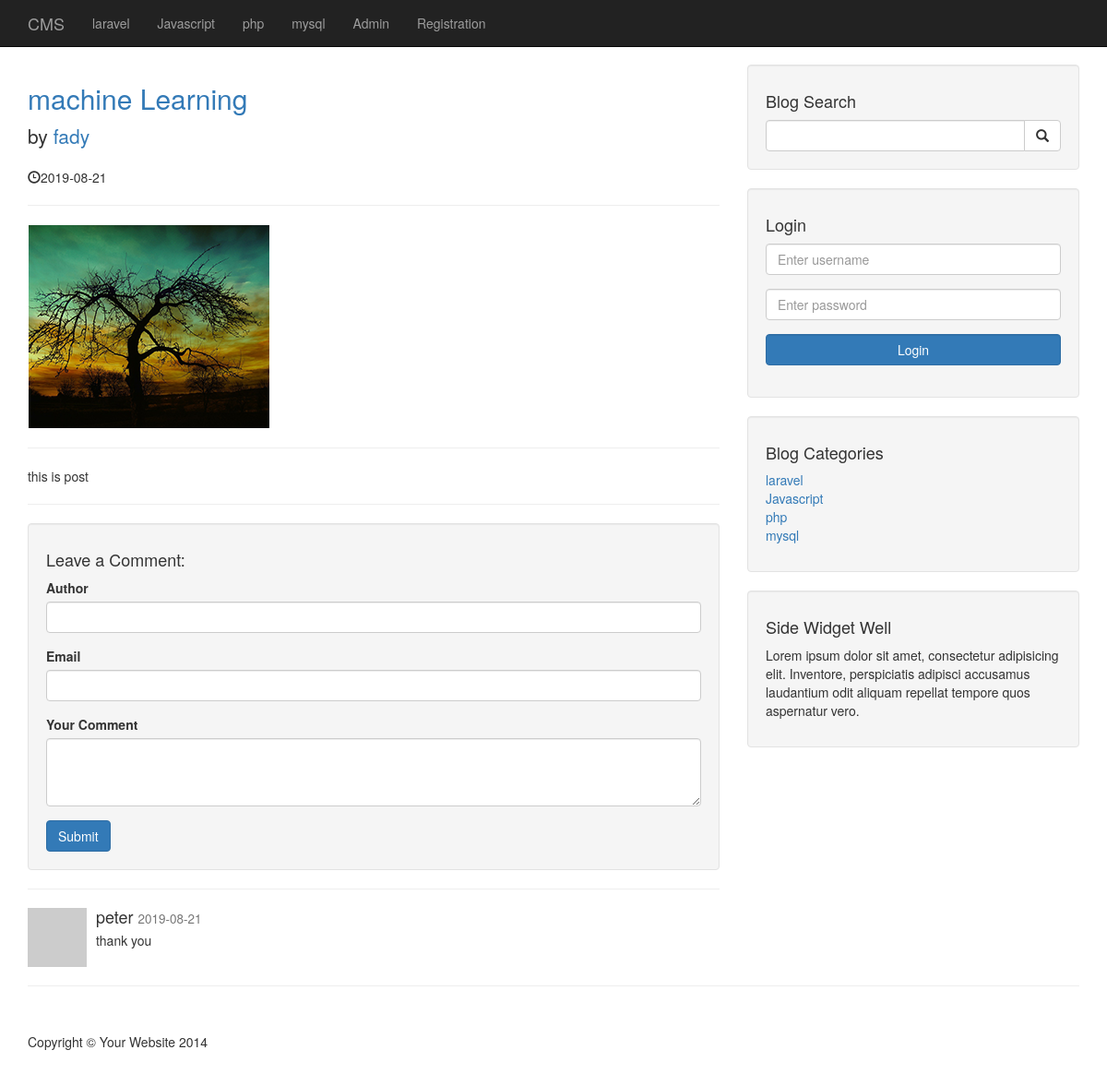
Page /post.php?p_id=145 on the committed database.
### tables this page shows
CREATE TABLE `categories` (
  `cat_id` int(3) NOT NULL,
  `cat_title` varchar(255) NOT NULL
);

CREATE TABLE `posts` (
  `post_id` int(3) NOT NULL,
  `post_category_id` int(3) NOT NULL,
  `post_title` varchar(255) NOT NULL,
  `post_author` varchar(255) NOT NULL,
  `post_user` varchar(255) NOT NULL,
  `post_date` date NOT NULL,
  `post_image` text NOT NULL,
  `post_content` text NOT NULL,
  `post_tags` varchar(255) NOT NULL,
  `post_comment_count` varchar(255) NOT NULL,
  `post_status` varchar(255) NOT NULL DEFAULT 'draft',
  `post_views_count` int(11) NOT NULL
);

CREATE TABLE `comments` (
  `comment_id` int(3) NOT NULL,
  `comment_post_id` int(3) NOT NULL,
  `comment_author` varchar(255) NOT NULL,
  `comment_email` varchar(255) NOT NULL,
  `comment_content` text NOT NULL,
  `comment_status` varchar(255) NOT NULL,
  `comment_date` date NOT NULL
);

### post.php (the view, shortened to what this page needs)
<?php include "includes/db.php"; ?>
<?php include "includes/header.php"; ?>
    <?php include "includes/navigation.php"; ?>
    <div class="container">
        <div class="row">
            <div class="col-md-8">
                <?php
                if (isset($_GET['p_id'])) {
                    $the_post_id = $_GET['p_id'];
                }
                $query = "SELECT * FROM posts WHERE post_id = $the_post_id";
                $select_all_posts_query = mysqli_query($connection, $query);
                while($row = mysqli_fetch_assoc($select_all_posts_query)) {
                    $post_title = $row['post_title'];
                    $post_author = $row['post_author'];
                    $post_date = $row['post_date'];
                    $post_image = $row['post_image'];
                    $post_content = $row['post_content'];
                    ?>
                    <h2>
                        <a href="#"><?php echo $post_title ?></a>
                    </h2>
                    <p class="lead">
                        by <a href="index.php"><?php echo $post_author ?></a>
                    </p>
                    <p><span class="glyphicon glyphicon-time"></span><?php echo $post_date ?></p>
                    <hr>
                    <img class="img-responsive" src="images/<?php echo $post_image; ?>" alt="">
                    <hr>
                    <p><?php echo $post_content ?></p>
                    <hr>
                <?php }?>
                <div class="well">
                    <h4>Leave a Comment:</h4>
                    <form action="" method="post" role="form">
                        <div class="form-group">
                            <label for="Author">Author</label>
                           <input class="form-control" type="text" name="comment_author">
                        </div>
                        <div class="form-group">
                            <label for="Author">Email</label>
                           <input class="form-control" type="email" name="comment_email">
                        </div>
                        <div class="form-group">
                            <label for="comment">Your Comment</label>
                            <textarea name="comment_content" class="form-control" rows="3"></textarea>
                        </div>
                        <button type="submit" name="create_comment" class="btn btn-primary">Submit</button>
                    </form>
                </div>
                <hr>
                <?php
                $query = "SELECT * FROM comments WHERE comment_post_id = {$the_post_id} ";
                $query .= "AND comment_status = 'approved'";
                $query .= "ORDER BY comment_id DESC";
                $select_comment_query = mysqli_query($connection, $query);
                while($row = mysqli_fetch_assoc($select_comment_query)) {
                    $comment_content = $row['comment_content'];
                    $comment_author = $row['comment_author'];
                    $comment_date = $row['comment_date'];
                ?>
                <div class="media">
                    <a class="pull-left" href="#">
                        <img class="media-object" src="http://placehold.it/64x64" alt="">
                    </a>
                    <div class="media-body">
                        <h4 class="media-heading"><?php echo $comment_author  ?>
                            <small><?php echo $comment_date ?></small>
                        </h4>
                        <?php echo $comment_content ?>
                    </div>
                </div>
                <?php
                }
                ?>
            </div>
            <?php include "includes/sidebar.php"; ?>
        </div>
        <hr>
<?php include "includes/footer.php"; ?>

### includes/header.php (shortened to what this page needs)
<!DOCTYPE html>
<html lang="en">
    <head>
        <link href="css/bootstrap.min.css" rel="stylesheet">
        <link href="css/blog-home.css" rel="stylesheet">
    </head>
    <body>

### includes/navigation.php (shortened to what this page needs)
<nav class="navbar navbar-inverse navbar-fixed-top" role="navigation">
    <div class="container">
        <div class="navbar-header">
            <a class="navbar-brand" href="index.php">CMS</a>
        </div>
        <div class="collapse navbar-collapse" id="bs-example-navbar-collapse-1">
            <ul class="nav navbar-nav">
                <?php
                $query = "SELECT * FROM categories";
                $select_all_categories_query = mysqli_query($connection, $query);
                while($row = mysqli_fetch_assoc($select_all_categories_query)) {
                    $cat_title = $row['cat_title'];
                    echo "<li><a href='#'>{$cat_title}</a></li>";
                }
                ?>
                <li>
                    <a href="admin">Admin</a>
                </li>
                <li>
                    <a href="registration.php">Registration</a>
                </li>
            </ul>
        </div>
    </div>
</nav>

### includes/sidebar.php
<div class="col-md-4">
    <div class="well">
        <h4>Blog Search</h4>
        <form action="search.php" method="post">
            <div class="input-group">
                <input name="search" type="text" class="form-control">
                <span class="input-group-btn">
                    <button name="submit" class="btn btn-default" type="submit">
                        <span class="glyphicon glyphicon-search"></span>
                    </button>
                </span>
            </div>
        </form>
    </div>
    <div class="well">
        <h4>Login</h4>
        <form action="includes/login.php" method="post">
            <div class="form-group">
                <input name="username" type="text" class="form-control" placeholder="Enter username">
            </div>
            <div class="form-group">
                <input name="password" type="password" class="form-control" placeholder="Enter password">
            </div>
            <div class="form-group">
               <button class="btn btn-primary form-control" name="login" type="submit">Login</button>
            </div>
        </form>
    </div>
    <div class="well">
        <?php
        $query = "SELECT * FROM categories";
        $select_categories_sidebar = mysqli_query($connection, $query);
        ?>
        <h4>Blog Categories</h4>
        <div class="row">
            <div class="col-lg-12">
                <ul class="list-unstyled">
                    <?php
                    while($row = mysqli_fetch_assoc($select_categories_sidebar)) {
                        $cat_id = $row['cat_id'];
                        $cat_title = $row['cat_title'];
                        echo "<li><a href='category.php?category=$cat_id'>{$cat_title}</a></li>";
                    }
                    ?>
                </ul>
            </div>
        </div>
    </div>
    <?php include "widget.php"; ?>
</div>

### includes/widget.php
<div class="well">
    <h4>Side Widget Well</h4>
    <p>Lorem ipsum dolor sit amet, consectetur adipisicing elit. Inventore, perspiciatis adipisci accusamus laudantium odit aliquam repellat tempore quos aspernatur vero.</p>
</div>

### includes/footer.php (shortened to what this page needs)
            <footer>
                <div class="row">
                    <div class="col-lg-12">
                        <p>Copyright &copy; Your Website 2014</p>
                    </div>
                </div>
            </footer>
        </div>
    </body>
</html>

### css/blog-home.css (style rules this page uses)
body { padding-top: 70px; }
footer { margin: 50px 0; }

### rows in the picture
categories: cat_title "laravel"
categories: cat_title "Javascript"
categories: cat_title "php"
categories: cat_title "mysql"
posts: post_title "machine Learning", post_author "fady", post_date "2019-08-21", post_image (picture), post_content "this is post"
comments: comment_author "peter", comment_date "2019-08-21", comment_content "thank you"
